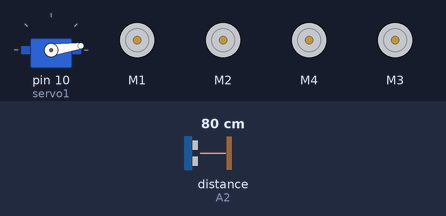
Recording of a sketch running on a simulated Arduino Uno, built with avr-gcc and run on an emulated ATmega328P. On the bench: servo, 4 × DC motor (green arrow = forward, orange = backward, longer = faster). Inputs (shaded band) come from the test bench; at power-on: distance to the obstacle (sensor on A2) 80 cm. The echo pulse lasts 58.3 µs per cm.

Above: at 2.05 s.
At 2.25 s:
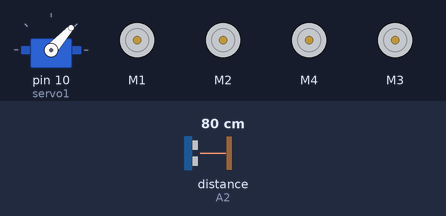
At 2.45 s:
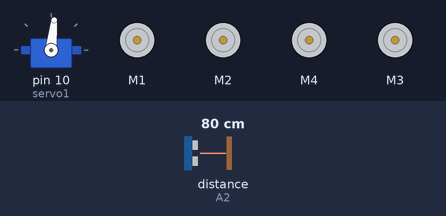
At 2.85 s:
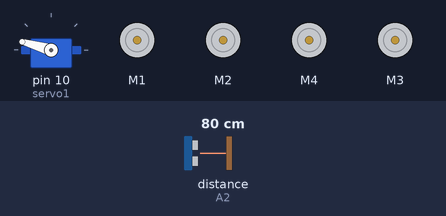
Timing chart, 0 to 5.0 s (numbered marks = the images above):
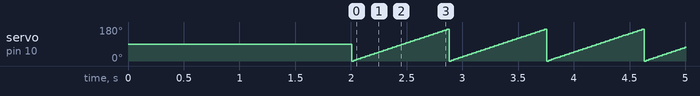

The sketch:

Obstacle_Avoiding_Robot.ino
```cpp
#include <AFMotor.h>
#include<NewPing.h>
#include <Servo.h>
#include <Wire.h>
AF_DCMotor BackLeft(1);
AF_DCMotor BackRight(2);
AF_DCMotor FrontRight(3);
AF_DCMotor FrontLeft(4);
#define MAX_DISTANCE 200
#define MAX_SPEED 255
#define MAX_SPEED_OFFSET 25
#define echoPin A2                           // CHANGE PIN NUMBER HERE IF YOU WANT TO USE A DIFFERENT PIN
#define trigPin A1
NewPing sonar(trigPin,echoPin,400);                 // CHANGE PIN NUMBER HERE IF YOU WANT TO USE A DIFFERENT PIN
long duration, distance;
int position;
float distance2 = sonar.ping_cm();

Servo servo1;


//Robot Functions
void roboStop(){
  BackLeft.run(RELEASE);
  BackRight.run(RELEASE);
  FrontLeft.run(RELEASE);
  FrontRight.run(RELEASE);
  Serial.println("Stopping");
  delay(100);
}
void roboStopBrief(){
  BackLeft.run(RELEASE);
  BackRight.run(RELEASE);
  FrontLeft.run(RELEASE);
  FrontRight.run(RELEASE);
  delay(50);
}
void roboForward(){
  //roboStopBrief();
  BackLeft.run(FORWARD);
  BackRight.run(FORWARD);
  FrontLeft.run(FORWARD);
  FrontRight.run(FORWARD);
}
void roboReverse(){
  roboStopBrief();
  BackLeft.run(BACKWARD);
  BackRight.run(BACKWARD);
  FrontLeft.run(BACKWARD);
  FrontRight.run(BACKWARD);
  delay(400);
}
void roboTurnRight(){
  roboStopBrief();
  BackRight.run(BACKWARD);
  FrontRight.run(BACKWARD);
  delay(100);
  BackLeft.run(FORWARD);
  FrontLeft.run(FORWARD);
  delay(100);
}
void roboTurnLeft(){
  roboStopBrief();
  BackLeft.run(BACKWARD);
  FrontLeft.run(BACKWARD);
  delay(100);
  BackRight.run(FORWARD);
  FrontRight.run(FORWARD);
  delay(100);
}
bool roboSearchLeft(){
  for(position = 180;position>=90;position--){
    servo1.write(position);
    delay(8);
    distance2 = sonar.ping_cm();
    Serial.println(distance2);
    if(distance2 > 20){
      servo1.write(90);
      roboTurnLeft();
      return 1;
    }
  }
  return 0;
}
bool roboSearchRight(){
  for(position = 0;position<=90;position++){
    servo1.write(position);
    delay(8);
    distance2 = sonar.ping_cm();
    Serial.println(distance2);
    if(distance2 > 20){
      servo1.write(90);
      roboTurnRight();
      return 1;
    }
  }
  return 0;
}


void setup(){
  Serial.begin (115200);
  pinMode(trigPin, OUTPUT);
  pinMode(echoPin, INPUT);
  servo1.attach(10);
  BackLeft.setSpeed(255);
  BackRight.setSpeed(255);
  FrontLeft.setSpeed(255);
  FrontRight.setSpeed(255);

  BackLeft.run(RELEASE);
  BackRight.run(RELEASE);
  FrontLeft.run(RELEASE);
  FrontRight.run(RELEASE);

  servo1.write(90);
  delay(2000);
}
void loop(){

  //Set the ultrasonic sensor to send pulses in 10ms intervals

  /*
  digitalWrite(trigPin, LOW);
  delayMicroseconds(2);
  digitalWrite(trigPin, HIGH);
  delayMicroseconds(10);
  digitalWrite(trigPin, LOW);

  //calculate the distance between the ultrasonic sensor and an obstacle
  distance2 = sonar.ping_cm();

  //if the distance is decreasing and has reached 20--stop and search for a route
  //Stop->searchLeft(if no way)->searchRight(if there is no way...meaning robot is completely obstructed)->move back and look for a route
  if(distance2 <= 20 &&distance2 != 0){
    roboStop();
    if(!roboSearchLeft()){
      roboStop();
      if(!roboSearchRight()){
        roboStop();
        roboReverse();
      }
    }

  }
  //if the distance is over 20->Move forward
  else{
    roboForward();
  }
  */
  for(int i =0;i<170;i++){
  servo1.write(i);
  delay(5);
  }
  for(int i=170;i>10;i--){
    servo1.write(i);
  }

}
```
